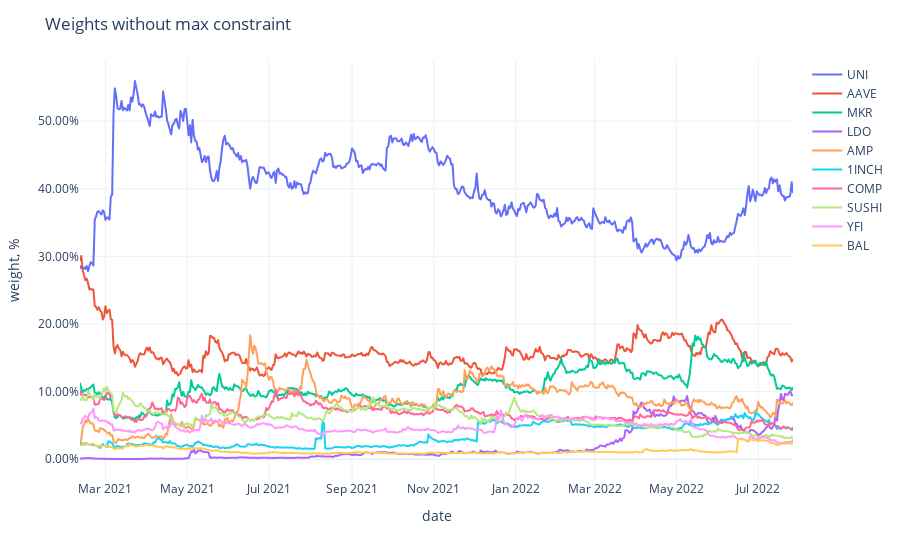

The code cell stored with this chart in its notebook:
### Code cell
fig = px.line(weights,
              labels={'value': 'weight, %', 'variable': ''})
fig.update_traces(
    hovertemplate="%{y}"
)
fig.update_yaxes(
    tickformat=".2%",
)
fig.update_xaxes(
    showspikes=True,
    spikethickness=2,
    spikedash="dot",
    spikecolor="#999999",
    spikemode="across",
)
fig.update_layout(
    ## showlegend=False,
    hovermode="x",
    hoverdistance=100,  ## Distance to show hover label of data point
    spikedistance=1000,  ## Distance to show spike
    template='plotly_white',
    title='Weights without max constraint'
)

### Figure 1 — Plotly figure (JSON) as saved in the notebook; plotly's stock layout.template omitted (floating-point values rounded to 4 significant figures; data arrays with more than 128 entries replaced by an {"elided": "..."} marker saying what was removed)
{"data": [{"hovertemplate": "%{y}", "legendgroup": "UNI", "line": {"color": "#636efa", "dash": "solid"}, "marker": {"symbol": "circle"}, "mode": "lines", "name": "UNI", "showlegend": true, "type": "scattergl", "x": {"elided": "533 str values"}, "xaxis": "x", "y": {"elided": "533 float values"}, "yaxis": "y"}, {"hovertemplate": "%{y}", "legendgroup": "AAVE", "line": {"color": "#EF553B", "dash": "solid"}, "marker": {"symbol": "circle"}, "mode": "lines", "name": "AAVE", "showlegend": true, "type": "scattergl", "x": {"elided": "533 str values"}, "xaxis": "x", "y": {"elided": "533 float values"}, "yaxis": "y"}, {"hovertemplate": "%{y}", "legendgroup": "MKR", "line": {"color": "#00cc96", "dash": "solid"}, "marker": {"symbol": "circle"}, "mode": "lines", "name": "MKR", "showlegend": true, "type": "scattergl", "x": {"elided": "533 str values"}, "xaxis": "x", "y": {"elided": "533 float values"}, "yaxis": "y"}, {"hovertemplate": "%{y}", "legendgroup": "LDO", "line": {"color": "#ab63fa", "dash": "solid"}, "marker": {"symbol": "circle"}, "mode": "lines", "name": "LDO", "showlegend": true, "type": "scattergl", "x": {"elided": "533 str values"}, "xaxis": "x", "y": {"elided": "533 float values"}, "yaxis": "y"}, {"hovertemplate": "%{y}", "legendgroup": "AMP", "line": {"color": "#FFA15A", "dash": "solid"}, "marker": {"symbol": "circle"}, "mode": "lines", "name": "AMP", "showlegend": true, "type": "scattergl", "x": {"elided": "533 str values"}, "xaxis": "x", "y": {"elided": "533 float values"}, "yaxis": "y"}, {"hovertemplate": "%{y}", "legendgroup": "1INCH", "line": {"color": "#19d3f3", "dash": "solid"}, "marker": {"symbol": "circle"}, "mode": "lines", "name": "1INCH", "showlegend": true, "type": "scattergl", "x": {"elided": "533 str values"}, "xaxis": "x", "y": {"elided": "533 float values"}, "yaxis": "y"}, {"hovertemplate": "%{y}", "legendgroup": "COMP", "line": {"color": "#FF6692", "dash": "solid"}, "marker": {"symbol": "circle"}, "mode": "lines", "name": "COMP", "showlegend": true, "type": "scattergl", "x": {"elided": "533 str values"}, "xaxis": "x", "y": {"elided": "533 float values"}, "yaxis": "y"}, {"hovertemplate": "%{y}", "legendgroup": "SUSHI", "line": {"color": "#B6E880", "dash": "solid"}, "marker": {"symbol": "circle"}, "mode": "lines", "name": "SUSHI", "showlegend": true, "type": "scattergl", "x": {"elided": "533 str values"}, "xaxis": "x", "y": {"elided": "533 float values"}, "yaxis": "y"}, {"hovertemplate": "%{y}", "legendgroup": "YFI", "line": {"color": "#FF97FF", "dash": "solid"}, "marker": {"symbol": "circle"}, "mode": "lines", "name": "YFI", "showlegend": true, "type": "scattergl", "x": {"elided": "533 str values"}, "xaxis": "x", "y": {"elided": "533 float values"}, "yaxis": "y"}, {"hovertemplate": "%{y}", "legendgroup": "BAL", "line": {"color": "#FECB52", "dash": "solid"}, "marker": {"symbol": "circle"}, "mode": "lines", "name": "BAL", "showlegend": true, "type": "scattergl", "x": {"elided": "533 str values"}, "xaxis": "x", "y": {"elided": "533 float values"}, "yaxis": "y"}], "layout": {"hoverdistance": 100, "hovermode": "x", "legend": {"title": {"text": ""}, "tracegroupgap": 0}, "margin": {"t": 60}, "spikedistance": 1000, "title": {"text": "Weights without max constraint"}, "xaxis": {"anchor": "y", "domain": [0, 1], "showspikes": true, "spikecolor": "#999999", "spikedash": "dot", "spikemode": "across", "spikethickness": 2, "title": {"text": "date"}}, "yaxis": {"anchor": "x", "domain": [0, 1], "tickformat": ".2%", "title": {"text": "weight, %"}}}}
